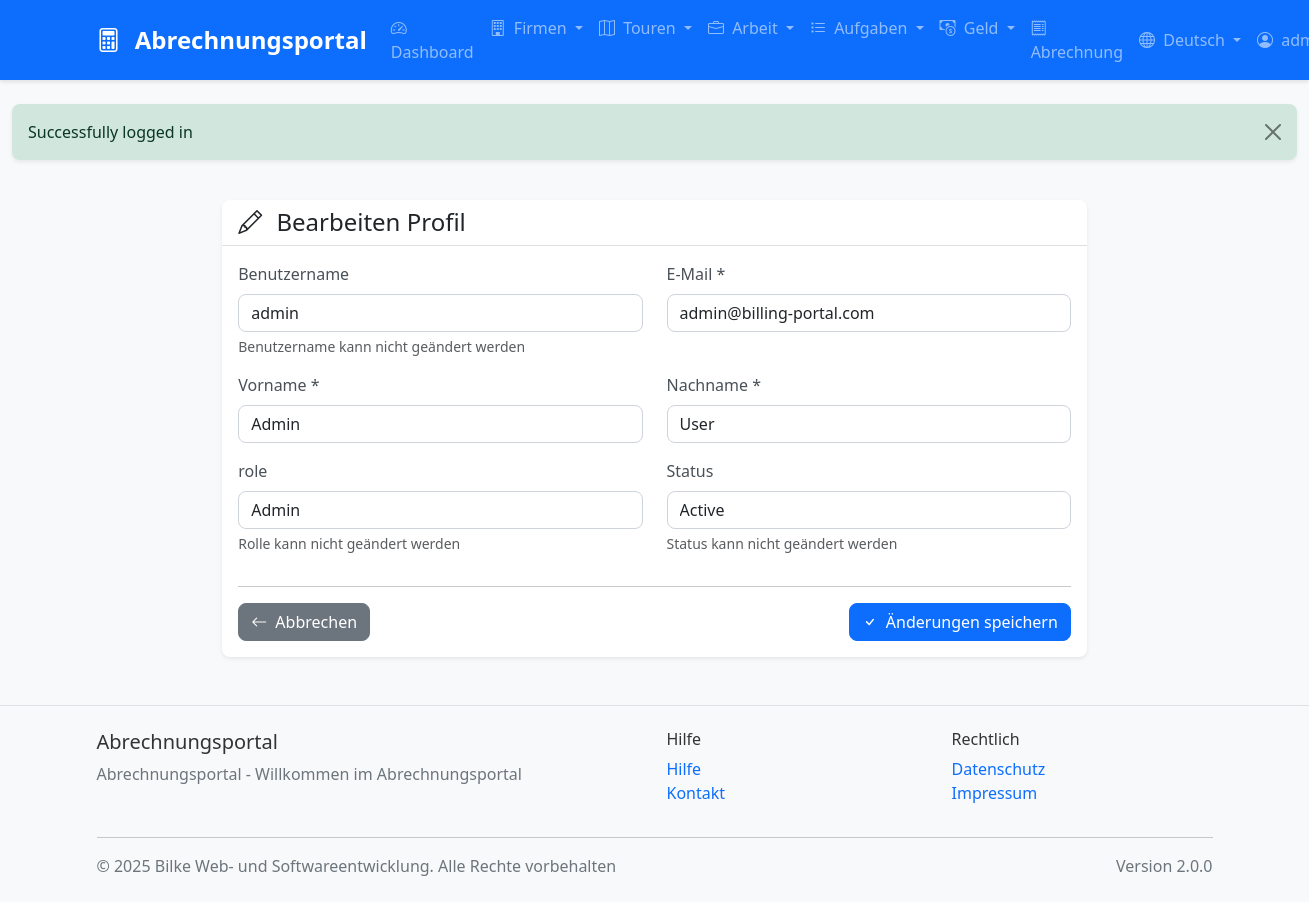
The page /profile/edit?lang=de (signed in) on the database its author committed.
### tables this page shows
CREATE TABLE users (
    id INT AUTO_INCREMENT PRIMARY KEY,
    username VARCHAR(50) UNIQUE NOT NULL,
    email VARCHAR(100) UNIQUE NOT NULL,
    password VARCHAR(255) NOT NULL,
    first_name VARCHAR(50),
    last_name VARCHAR(50),
    role ENUM('admin', 'manager', 'user') DEFAULT 'user',
    domain VARCHAR(100),
    status ENUM('active', 'inactive', 'suspended') DEFAULT 'active',
    last_login DATETIME,
    created_at TIMESTAMP DEFAULT CURRENT_TIMESTAMP,
    updated_at TIMESTAMP DEFAULT CURRENT_TIMESTAMP ON UPDATE CURRENT_TIMESTAMP,
    INDEX idx_username (username),
    INDEX idx_email (email),
    INDEX idx_domain (domain),
    INDEX idx_status (status)
);

### templates/profile/edit.php (the view, shortened to what the rows shown need)
<?php include __DIR__ . '/../layout/header.php'; ?>
<div class="row">
    <div class="col-md-8 mx-auto">
        <div class="card">
            <div class="card-body">
                <form method="POST" action="/profile/edit">
                    <div class="row">
                        <div class="col-md-6">
                            <div class="mb-3">
                                <label for="username" class="form-label"><?= $localization->get('username') ?></label>
                                <input type="text" class="form-control" id="username" value="<?= htmlspecialchars($user['username']) ?>" readonly>
                                <div class="form-text"><?= $localization->get('username_cannot_be_changed') ?></div>
                            </div>
                        </div>
                        <div class="col-md-6">
                            <div class="mb-3">
                                <label for="email" class="form-label"><?= $localization->get('email') ?> *</label>
                                <input type="email" class="form-control" id="email" name="email" value="<?= htmlspecialchars($user['email']) ?>" required>
                            </div>
                        </div>
                    </div>
                    <div class="row">
                        <div class="col-md-6">
                            <div class="mb-3">
                                <label for="first_name" class="form-label"><?= $localization->get('first_name') ?> *</label>
                                <input type="text" class="form-control" id="first_name" name="first_name" value="<?= htmlspecialchars($user['first_name']) ?>" required>
                            </div>
                        </div>
                        <div class="col-md-6">
                            <div class="mb-3">
                                <label for="last_name" class="form-label"><?= $localization->get('last_name') ?> *</label>
                                <input type="text" class="form-control" id="last_name" name="last_name" value="<?= htmlspecialchars($user['last_name']) ?>" required>
                            </div>
                        </div>
                    </div>
                    <div class="row">
                        <div class="col-md-6">
                            <div class="mb-3">
                                <label for="role" class="form-label"><?= $localization->get('role') ?></label>
                                <input type="text" class="form-control" id="role" value="<?= ucfirst($user['role']) ?>" readonly>
                                <div class="form-text"><?= $localization->get('role_cannot_be_changed') ?></div>
                            </div>
                        </div>
                        <div class="col-md-6">
                            <div class="mb-3">
                                <label for="status" class="form-label"><?= $localization->get('status') ?></label>
                                <input type="text" class="form-control" id="status" value="<?= ucfirst($user['status']) ?>" readonly>
                                <div class="form-text"><?= $localization->get('status_cannot_be_changed') ?></div>
                            </div>
                        </div>
                    </div>
                </form>
            </div>
        </div>
    </div>
</div>
<?php include __DIR__ . '/../layout/footer.php'; ?>

### rows shown on the page
users: username "admin", email "admin@billing-portal.com", first_name "Admin", last_name "User", role "Admin", status "Active"

### other values the page prints
$localization->get('app_name') "Abrechnungsportal"
$localization->get('nav_dashboard') "Dashboard"
$localization->get('nav_company') "Firmen"
$localization->get('nav_tours') "Touren"
$localization->get('nav_work') "Arbeit"
$localization->get('nav_tasks') "Aufgaben"
$localization->get('nav_money') "Geld"
$localization->get('nav_billing') "Abrechnung"
$localization->getLocaleName($locale) "Deutsch"
$session->getFlash('success') "Successfully logged in"
$localization->get('edit') "Bearbeiten"
$localization->get('profile') "Profil"
$localization->get('username') "Benutzername"
$localization->get('username_cannot_be_changed') "Benutzername kann nicht geändert werden"
$localization->get('email') "E-Mail"
